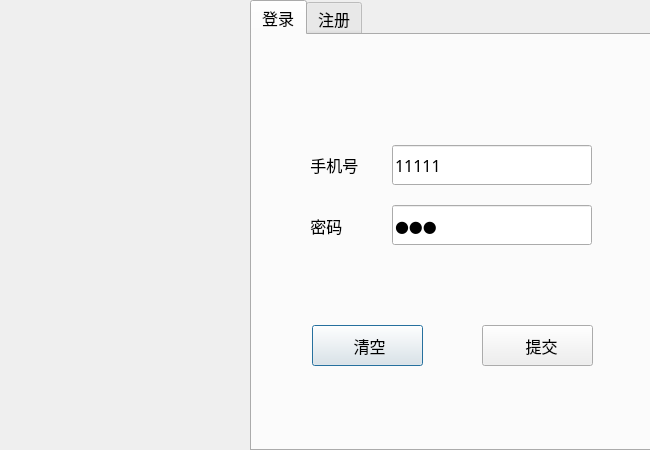
<?xml version="1.0" encoding="UTF-8"?>
<ui version="4.0">
 <class>LoginDialog</class>
 <widget class="QDialog" name="LoginDialog">
  <property name="geometry">
   <rect>
    <x>0</x>
    <y>0</y>
    <width>650</width>
    <height>450</height>
   </rect>
  </property>
  <property name="minimumSize">
   <size>
    <width>650</width>
    <height>450</height>
   </size>
  </property>
  <property name="maximumSize">
   <size>
    <width>650</width>
    <height>450</height>
   </size>
  </property>
  <property name="windowTitle">
   <string>Dialog</string>
  </property>
  <widget class="QLabel" name="lb_icon">
   <property name="geometry">
    <rect>
     <x>0</x>
     <y>0</y>
     <width>250</width>
     <height>450</height>
    </rect>
   </property>
   <property name="text">
    <string/>
   </property>
   <property name="pixmap">
    <pixmap resource="resource.qrc">:/images/register.jpeg</pixmap>
   </property>
   <property name="scaledContents">
    <bool>true</bool>
   </property>
  </widget>
  <widget class="QTabWidget" name="tb_page">
   <property name="geometry">
    <rect>
     <x>250</x>
     <y>0</y>
     <width>401</width>
     <height>451</height>
    </rect>
   </property>
   <property name="font">
    <font>
     <family>微软雅黑</family>
     <pointsize>12</pointsize>
    </font>
   </property>
   <property name="currentIndex">
    <number>0</number>
   </property>
   <widget class="QWidget" name="page_login">
    <attribute name="title">
     <string>登录</string>
    </attribute>
    <widget class="QLabel" name="lb_tel">
     <property name="geometry">
      <rect>
       <x>50</x>
       <y>110</y>
       <width>60</width>
       <height>40</height>
      </rect>
     </property>
     <property name="text">
      <string>  手机号</string>
     </property>
    </widget>
    <widget class="QLabel" name="lb_password">
     <property name="geometry">
      <rect>
       <x>50</x>
       <y>170</y>
       <width>61</width>
       <height>41</height>
      </rect>
     </property>
     <property name="text">
      <string>  密码</string>
     </property>
    </widget>
    <widget class="QLineEdit" name="le_tel">
     <property name="geometry">
      <rect>
       <x>140</x>
       <y>110</y>
       <width>200</width>
       <height>40</height>
      </rect>
     </property>
     <property name="toolTip">
      <string>&lt;html&gt;&lt;head/&gt;&lt;body&gt;&lt;p&gt;手机号不能超过15位&lt;/p&gt;&lt;/body&gt;&lt;/html&gt;</string>
     </property>
     <property name="text">
      <string>11111</string>
     </property>
    </widget>
    <widget class="QLineEdit" name="le_password">
     <property name="geometry">
      <rect>
       <x>140</x>
       <y>170</y>
       <width>200</width>
       <height>40</height>
      </rect>
     </property>
     <property name="toolTip">
      <string>&lt;html&gt;&lt;head/&gt;&lt;body&gt;&lt;p&gt;密码不超过10位&lt;/p&gt;&lt;/body&gt;&lt;/html&gt;</string>
     </property>
     <property name="text">
      <string>123</string>
     </property>
     <property name="echoMode">
      <enum>QLineEdit::Password</enum>
     </property>
    </widget>
    <widget class="QPushButton" name="pb_clear">
     <property name="geometry">
      <rect>
       <x>60</x>
       <y>290</y>
       <width>111</width>
       <height>41</height>
      </rect>
     </property>
     <property name="text">
      <string> 清空</string>
     </property>
    </widget>
    <widget class="QPushButton" name="pb_commit">
     <property name="geometry">
      <rect>
       <x>230</x>
       <y>290</y>
       <width>111</width>
       <height>41</height>
      </rect>
     </property>
     <property name="text">
      <string>  提交</string>
     </property>
    </widget>
   </widget>
   <widget class="QWidget" name="page_register">
    <attribute name="title">
     <string>注册</string>
    </attribute>
    <widget class="QPushButton" name="pb_commit_re">
     <property name="geometry">
      <rect>
       <x>230</x>
       <y>290</y>
       <width>111</width>
       <height>41</height>
      </rect>
     </property>
     <property name="text">
      <string>提交</string>
     </property>
    </widget>
    <widget class="QLabel" name="lb_password_re">
     <property name="geometry">
      <rect>
       <x>60</x>
       <y>190</y>
       <width>61</width>
       <height>41</height>
      </rect>
     </property>
     <property name="text">
      <string>  密码</string>
     </property>
    </widget>
    <widget class="QLineEdit" name="le_tel_re">
     <property name="geometry">
      <rect>
       <x>150</x>
       <y>130</y>
       <width>200</width>
       <height>40</height>
      </rect>
     </property>
     <property name="toolTip">
      <string>&lt;html&gt;&lt;head/&gt;&lt;body&gt;&lt;p&gt;手机号不超过15位&lt;/p&gt;&lt;/body&gt;&lt;/html&gt;</string>
     </property>
    </widget>
    <widget class="QLabel" name="lb_tel_re">
     <property name="geometry">
      <rect>
       <x>60</x>
       <y>130</y>
       <width>60</width>
       <height>40</height>
      </rect>
     </property>
     <property name="text">
      <string>  手机号</string>
     </property>
    </widget>
    <widget class="QLineEdit" name="le_password_re">
     <property name="geometry">
      <rect>
       <x>150</x>
       <y>190</y>
       <width>200</width>
       <height>40</height>
      </rect>
     </property>
     <property name="toolTip">
      <string>&lt;html&gt;&lt;head/&gt;&lt;body&gt;&lt;p&gt;密码不超过10位&lt;/p&gt;&lt;/body&gt;&lt;/html&gt;</string>
     </property>
     <property name="echoMode">
      <enum>QLineEdit::Password</enum>
     </property>
    </widget>
    <widget class="QPushButton" name="pb_clear_re">
     <property name="geometry">
      <rect>
       <x>60</x>
       <y>290</y>
       <width>111</width>
       <height>41</height>
      </rect>
     </property>
     <property name="text">
      <string> 清空</string>
     </property>
    </widget>
    <widget class="QLabel" name="lb_name_re">
     <property name="geometry">
      <rect>
       <x>70</x>
       <y>70</y>
       <width>61</width>
       <height>41</height>
      </rect>
     </property>
     <property name="text">
      <string>昵称</string>
     </property>
    </widget>
    <widget class="QLineEdit" name="le_name_re">
     <property name="geometry">
      <rect>
       <x>150</x>
       <y>70</y>
       <width>200</width>
       <height>40</height>
      </rect>
     </property>
     <property name="toolTip">
      <string>&lt;html&gt;&lt;head/&gt;&lt;body&gt;&lt;p&gt;昵称不超过20位&lt;/p&gt;&lt;/body&gt;&lt;/html&gt;</string>
     </property>
    </widget>
   </widget>
  </widget>
 </widget>
 <resources>
  <include location="resource.qrc"/>
 </resources>
 <connections/>
</ui>
